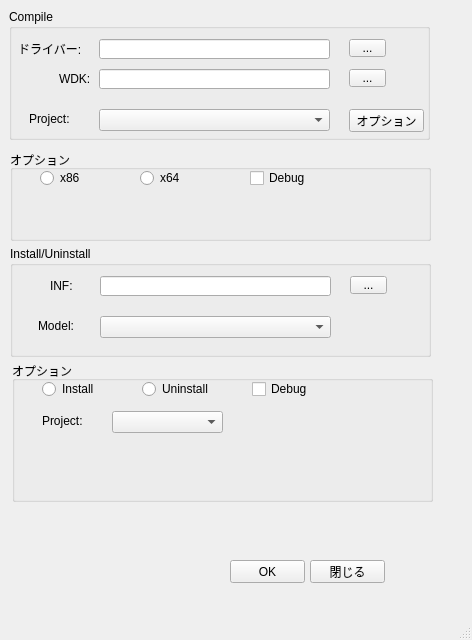
<?xml version="1.0" encoding="UTF-8"?>
<ui version="4.0">
 <class>MainWindow</class>
 <widget class="QMainWindow" name="MainWindow">
  <property name="geometry">
   <rect>
    <x>0</x>
    <y>0</y>
    <width>472</width>
    <height>640</height>
   </rect>
  </property>
  <property name="windowTitle">
   <string>MainWindow</string>
  </property>
  <widget class="QWidget" name="centralwidget">
   <widget class="QGroupBox" name="groupBox">
    <property name="enabled">
     <bool>true</bool>
    </property>
    <property name="geometry">
     <rect>
      <x>9</x>
      <y>9</y>
      <width>421</width>
      <height>131</height>
     </rect>
    </property>
    <property name="title">
     <string>Compile</string>
    </property>
    <widget class="QLineEdit" name="lineEdit">
     <property name="geometry">
      <rect>
       <x>90</x>
       <y>30</y>
       <width>231</width>
       <height>20</height>
      </rect>
     </property>
    </widget>
    <widget class="QToolButton" name="toolButton">
     <property name="geometry">
      <rect>
       <x>340</x>
       <y>30</y>
       <width>37</width>
       <height>18</height>
      </rect>
     </property>
     <property name="text">
      <string>...</string>
     </property>
    </widget>
    <widget class="QComboBox" name="comboBox">
     <property name="geometry">
      <rect>
       <x>90</x>
       <y>100</y>
       <width>231</width>
       <height>22</height>
      </rect>
     </property>
    </widget>
    <widget class="QLabel" name="label">
     <property name="geometry">
      <rect>
       <x>20</x>
       <y>100</y>
       <width>50</width>
       <height>20</height>
      </rect>
     </property>
     <property name="text">
      <string>Project:</string>
     </property>
    </widget>
    <widget class="QLabel" name="label_2">
     <property name="geometry">
      <rect>
       <x>9</x>
       <y>30</y>
       <width>71</width>
       <height>20</height>
      </rect>
     </property>
     <property name="text">
      <string>ドライバー:</string>
     </property>
    </widget>
    <widget class="QLabel" name="label_3">
     <property name="geometry">
      <rect>
       <x>50</x>
       <y>60</y>
       <width>31</width>
       <height>20</height>
      </rect>
     </property>
     <property name="text">
      <string>WDK:</string>
     </property>
    </widget>
    <widget class="QToolButton" name="toolButton_2">
     <property name="geometry">
      <rect>
       <x>340</x>
       <y>60</y>
       <width>37</width>
       <height>18</height>
      </rect>
     </property>
     <property name="text">
      <string>...</string>
     </property>
    </widget>
    <widget class="QLineEdit" name="lineEdit_2">
     <property name="geometry">
      <rect>
       <x>90</x>
       <y>60</y>
       <width>231</width>
       <height>20</height>
      </rect>
     </property>
    </widget>
    <widget class="QPushButton" name="pushButton_3">
     <property name="geometry">
      <rect>
       <x>340</x>
       <y>100</y>
       <width>75</width>
       <height>23</height>
      </rect>
     </property>
     <property name="text">
      <string>オプション</string>
     </property>
    </widget>
   </widget>
   <widget class="QPushButton" name="pushButton">
    <property name="geometry">
     <rect>
      <x>230</x>
      <y>560</y>
      <width>75</width>
      <height>23</height>
     </rect>
    </property>
    <property name="text">
     <string>OK</string>
    </property>
   </widget>
   <widget class="QPushButton" name="pushButton_2">
    <property name="geometry">
     <rect>
      <x>310</x>
      <y>560</y>
      <width>75</width>
      <height>23</height>
     </rect>
    </property>
    <property name="text">
     <string>閉じる</string>
    </property>
   </widget>
   <widget class="QGroupBox" name="groupBox_2">
    <property name="geometry">
     <rect>
      <x>10</x>
      <y>246</y>
      <width>421</width>
      <height>111</height>
     </rect>
    </property>
    <property name="title">
     <string>Install/Uninstall</string>
    </property>
    <widget class="QLineEdit" name="lineEdit_3">
     <property name="geometry">
      <rect>
       <x>90</x>
       <y>30</y>
       <width>231</width>
       <height>20</height>
      </rect>
     </property>
    </widget>
    <widget class="QLabel" name="label_4">
     <property name="geometry">
      <rect>
       <x>40</x>
       <y>30</y>
       <width>41</width>
       <height>20</height>
      </rect>
     </property>
     <property name="text">
      <string>INF:</string>
     </property>
    </widget>
    <widget class="QToolButton" name="toolButton_3">
     <property name="geometry">
      <rect>
       <x>340</x>
       <y>30</y>
       <width>37</width>
       <height>18</height>
      </rect>
     </property>
     <property name="text">
      <string>...</string>
     </property>
    </widget>
    <widget class="QLabel" name="label_5">
     <property name="geometry">
      <rect>
       <x>28</x>
       <y>70</y>
       <width>50</width>
       <height>20</height>
      </rect>
     </property>
     <property name="text">
      <string>Model:</string>
     </property>
    </widget>
    <widget class="QComboBox" name="comboBox_2">
     <property name="geometry">
      <rect>
       <x>90</x>
       <y>70</y>
       <width>231</width>
       <height>22</height>
      </rect>
     </property>
    </widget>
   </widget>
   <widget class="QGroupBox" name="groupBox_3">
    <property name="geometry">
     <rect>
      <x>10</x>
      <y>150</y>
      <width>421</width>
      <height>91</height>
     </rect>
    </property>
    <property name="title">
     <string>オプション</string>
    </property>
    <widget class="QRadioButton" name="radioButton">
     <property name="geometry">
      <rect>
       <x>30</x>
       <y>20</y>
       <width>89</width>
       <height>16</height>
      </rect>
     </property>
     <property name="text">
      <string>x86</string>
     </property>
    </widget>
    <widget class="QRadioButton" name="radioButton_2">
     <property name="geometry">
      <rect>
       <x>130</x>
       <y>20</y>
       <width>89</width>
       <height>16</height>
      </rect>
     </property>
     <property name="text">
      <string>x64</string>
     </property>
    </widget>
    <widget class="QCheckBox" name="checkBox">
     <property name="geometry">
      <rect>
       <x>240</x>
       <y>20</y>
       <width>71</width>
       <height>16</height>
      </rect>
     </property>
     <property name="text">
      <string>Debug</string>
     </property>
    </widget>
   </widget>
   <widget class="QGroupBox" name="groupBox_4">
    <property name="geometry">
     <rect>
      <x>12</x>
      <y>361</y>
      <width>421</width>
      <height>141</height>
     </rect>
    </property>
    <property name="title">
     <string>オプション</string>
    </property>
    <widget class="QRadioButton" name="radioButton_5">
     <property name="geometry">
      <rect>
       <x>30</x>
       <y>20</y>
       <width>89</width>
       <height>16</height>
      </rect>
     </property>
     <property name="text">
      <string>Install</string>
     </property>
    </widget>
    <widget class="QRadioButton" name="radioButton_6">
     <property name="geometry">
      <rect>
       <x>130</x>
       <y>20</y>
       <width>89</width>
       <height>16</height>
      </rect>
     </property>
     <property name="text">
      <string>Uninstall</string>
     </property>
    </widget>
    <widget class="QCheckBox" name="checkBox_3">
     <property name="geometry">
      <rect>
       <x>240</x>
       <y>20</y>
       <width>71</width>
       <height>16</height>
      </rect>
     </property>
     <property name="text">
      <string>Debug</string>
     </property>
    </widget>
    <widget class="QComboBox" name="comboBox_3">
     <property name="geometry">
      <rect>
       <x>100</x>
       <y>50</y>
       <width>111</width>
       <height>22</height>
      </rect>
     </property>
    </widget>
    <widget class="QLabel" name="label_6">
     <property name="geometry">
      <rect>
       <x>30</x>
       <y>50</y>
       <width>50</width>
       <height>20</height>
      </rect>
     </property>
     <property name="text">
      <string>Project:</string>
     </property>
    </widget>
   </widget>
  </widget>
  <widget class="QStatusBar" name="statusbar"/>
  <widget class="QMenuBar" name="menubar">
   <property name="geometry">
    <rect>
     <x>0</x>
     <y>0</y>
     <width>472</width>
     <height>24</height>
    </rect>
   </property>
  </widget>
 </widget>
 <resources/>
 <connections>
  <connection>
   <sender>pushButton_2</sender>
   <signal>clicked()</signal>
   <receiver>MainWindow</receiver>
   <slot>close()</slot>
   <hints>
    <hint type="sourcelabel">
     <x>338</x>
     <y>255</y>
    </hint>
    <hint type="destinationlabel">
     <x>280</x>
     <y>203</y>
    </hint>
   </hints>
  </connection>
 </connections>
</ui>
